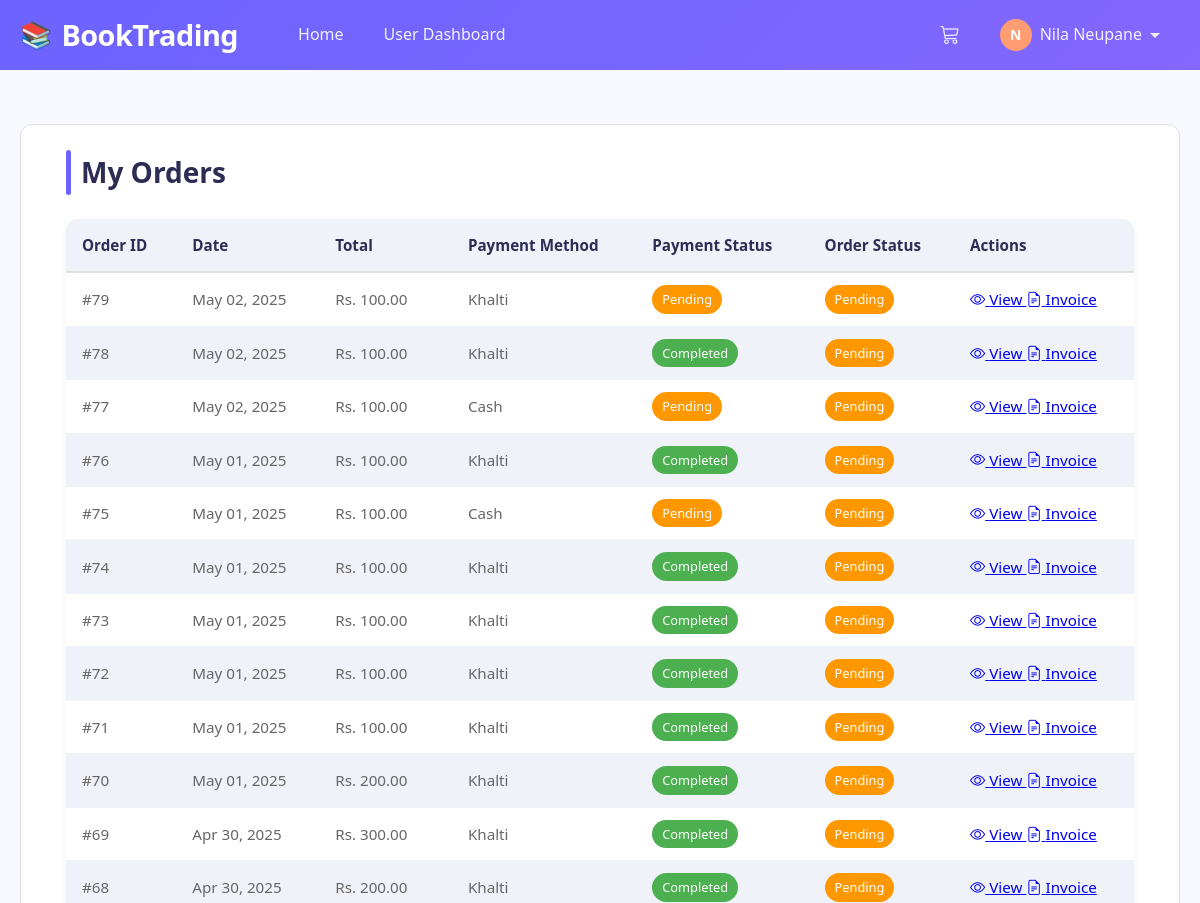
The app's page /user/orders.php (signed in, upper part), older data.
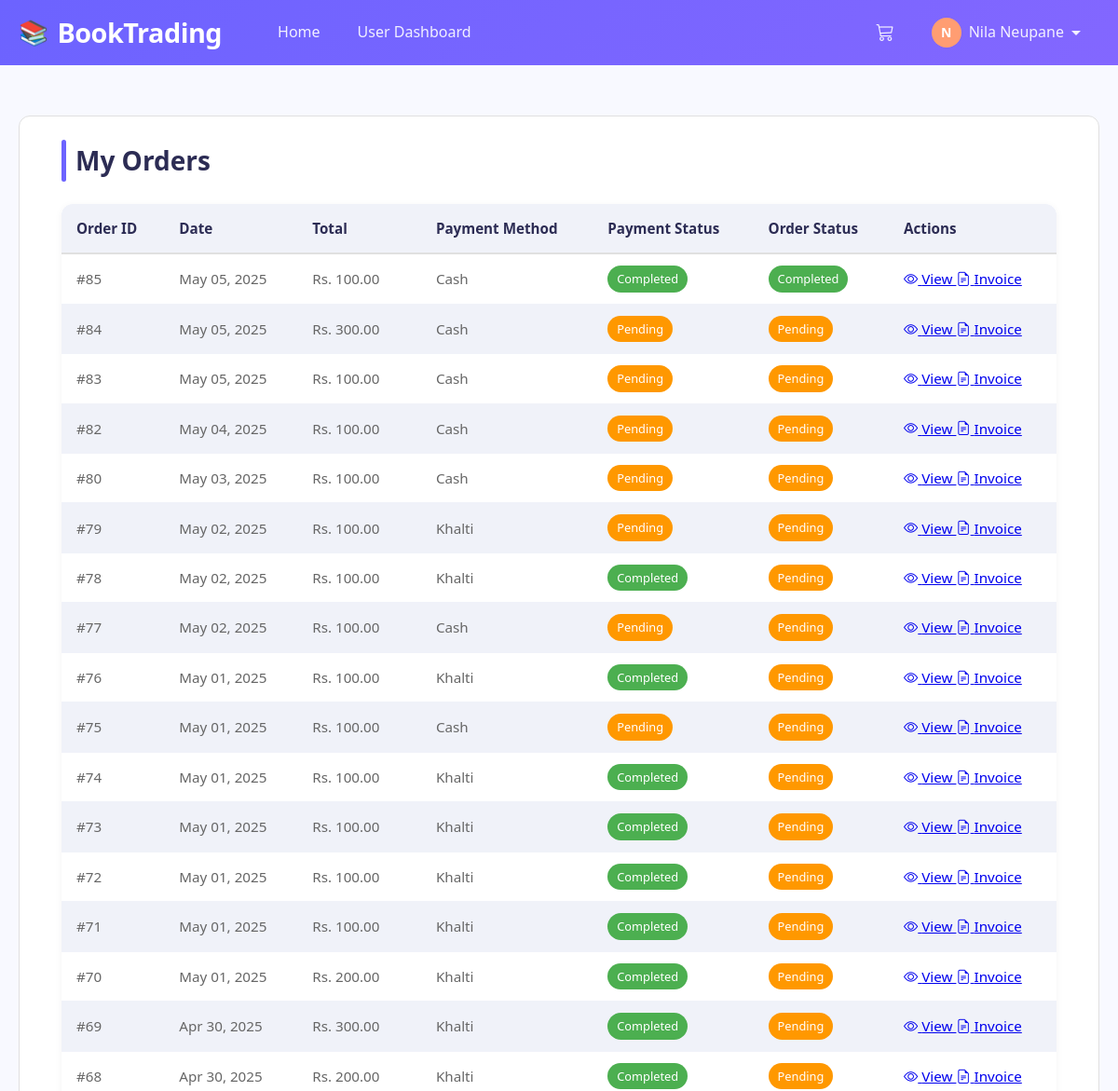
The same page, newer data.
### tables this page shows
CREATE TABLE `orders` (
  `id` int(11) NOT NULL,
  `purchase_order_id` varchar(255) DEFAULT NULL,
  `user_id` int(11) NOT NULL,
  `total_amount` decimal(10,2) NOT NULL,
  `payment_method` enum('cash','khalti') NOT NULL,
  `payment_status` enum('pending','completed','failed') DEFAULT 'pending',
  `status` enum('pending','processing','completed','cancelled') DEFAULT 'pending',
  `created_at` timestamp NOT NULL DEFAULT current_timestamp(),
  `transaction_id` varchar(255) DEFAULT NULL
);

### includes/functions.php (called while the page is built, shortened)
<?php
function isLoggedIn() {
    return isset($_SESSION['user_id']);
}
function isAdmin() {
    return isset($_SESSION['is_admin']) && $_SESSION['is_admin'] == 1;
}
function getUserOrders($userId) {
    global $conn;
    $query = "SELECT * FROM orders WHERE user_id = '$userId' ORDER BY created_at DESC";
    $result = mysqli_query($conn, $query);
    $orders = [];
    while ($row = mysqli_fetch_assoc($result)) {
        $orders[] = $row;
    }
    return $orders;
}
?>

### user/orders.php (the view, shortened to what this page needs)
<?php
$relativePath = '../';
require_once $relativePath . 'includes/header.php';
$userId = $_SESSION['user_id'];
$orders = getUserOrders($userId);
?>
<div class="orders-container">
    <h2 class="orders-title">My Orders</h2>
    <?php if (empty($orders)): ?>
        <div class="empty-message">You haven't placed any orders yet.</div>
    <?php else: ?>
        <div class="table-wrapper">
            <table class="orders-table">
                <thead>
                    <tr>
                        <th>Order ID</th>
                        <th>Date</th>
                        <th>Total</th>
                        <th>Payment Method</th>
                        <th>Payment Status</th>
                        <th>Order Status</th>
                        <th>Actions</th>
                    </tr>
                </thead>
                <tbody>
                    <?php foreach ($orders as $order): ?>
                        <tr>
                            <td data-label="Order ID">#<?php echo $order['id']; ?></td>
                            <td data-label="Date"><?php echo date('M d, Y', strtotime($order['created_at'])); ?></td>
                            <td data-label="Total">Rs. <?php echo number_format($order['total_amount'], 2); ?></td>
                            <td data-label="Payment Method"><?php echo ucfirst($order['payment_method']); ?></td>
                            <td data-label="Payment Status">
                                <span class="status-badge status-<?php echo $order['payment_status'] === 'completed' ? 'success' : ($order['payment_status'] === 'pending' ? 'warning' : 'danger'); ?>">
                                    <?php echo ucfirst($order['payment_status']); ?>
                                </span>
                            </td>
                            <td data-label="Order Status">
                                <span class="status-badge status-<?php echo $order['status'] === 'completed' ? 'success' : ($order['status'] === 'pending' ? 'warning' : ($order['status'] === 'cancelled' ? 'danger' : 'info')); ?>">
                                    <?php echo ucfirst($order['status']); ?>
                                </span>
                            </td>
                            <td data-label="Actions">
                                <a href="<?php echo $relativePath; ?>payment_success.php?order_id=<?php echo $order['id']; ?>&status=success" class="action-button view-button">
                                    <i class="bi bi-eye"></i> View
                                </a>
                                <a href="<?php echo $relativePath; ?>invoice.php?id=<?php echo $order['id']; ?>" class="action-button invoice-button">
                                    <i class="bi bi-file-earmark-text"></i> Invoice
                                </a>
                            </td>
                        </tr>
                    <?php endforeach; ?>
                </tbody>
            </table>
        </div>
    <?php endif; ?>
</div>
<?php require_once $relativePath . 'includes/footer.php'; ?>

### includes/header.php (shortened to what this page needs)
<?php
require_once $relativePath . 'config/db.php';
require_once $relativePath . 'includes/functions.php';
?>
<!DOCTYPE html>
<html lang="en">
<head>
    <link rel="stylesheet" href="<?php echo $relativePath; ?>assets/css/style.css">
    <link rel="stylesheet" href="https://cdn.jsdelivr.net/npm/bootstrap-icons@1.11.3/font/bootstrap-icons.min.css">
</head>
<body>
    <nav class="navbar">
        <div class="container navbar-container">
            <a class="navbar-brand" href="<?php echo $relativePath; ?>index.php">BookTrading</a>
            <div class="navbar-collapse" id="navbarCollapse">
                <ul class="navbar-nav me-auto">
                    <?php if (!isLoggedIn() || !isAdmin()): ?>
                        <li class="nav-item">
                            <a class="nav-link <?php echo basename($_SERVER['PHP_SELF']) === 'index.php' ? 'active' : ''; ?>" href="<?php echo $relativePath; ?>index.php">Home</a>
                        </li>
                        <?php if (isLoggedIn()): ?>
                            <li class="nav-item">
                                <a class="nav-link <?php echo strpos($_SERVER['PHP_SELF'], '/user/dashboard.php') !== false ? 'active' : ''; ?>" href="<?php echo $relativePath; ?>user/dashboard.php">User Dashboard</a>
                            </li>
                        <?php endif; ?>
                    <?php endif; ?>
                </ul>
                <ul class="navbar-nav">
                    <?php if (!isAdmin()): ?>
                        <li class="nav-item">
                            <a href="<?php echo $relativePath; ?>cart.php" class="nav-link position-relative">
                                <i class="bi bi-cart3" style="font-size: 1.2rem;"></i>
                            </a>
                        </li>
                    <?php endif; ?>
                    <?php if (isLoggedIn()): ?>
                        <li class="nav-item dropdown">
                            <a class="nav-link dropdown-toggle" href="#" id="navbarDropdown" role="button">
                                <div class="d-flex align-items-center">
                                    <div class="user-avatar"><?php echo strtoupper(substr($_SESSION['user_name'], 0, 1)); ?></div>
                                    <?php echo $_SESSION['user_name']; ?>
                                    <div class="icon-caret-down"></div>
                                </div>
                            </a>
                        </li>
                    <?php endif; ?>
                </ul>
            </div>
        </div>
    </nav>
    <div class="container mt-4">
        <div class="content-area">

### includes/footer.php (shortened to what this page needs)
</div>
</div>
</body>
</html>

### assets/css/style.css (style rules this page uses)
body { font-family: 'Segoe UI', Tahoma, Geneva, Verdana, sans-serif; background-color: #f8f9fa; }

### includes/header.php (style rules this page uses)
:root { --primary-color: #6c63ff; --secondary-color: #ff9d72; --accent-color: #ff6584; --success-color: #4caf50; --light-color: #f8f9ff; --dark-color: #2c2c54; --gray-light: #f0f2f9; --gray-medium: #e0e0e0; --gray-dark: #a0a0a0; --text-primary: #333333; --text-secondary: #666666; --font-primary: 'Poppins', 'Segoe UI', Tahoma, sans-serif; --radius: 12px; --radius-sm: 6px; --transition: all 0.3s ease; }
* { box-sizing: border-box; margin: 0; padding: 0; }
body { font-family: var(--font-primary); line-height: 1.6; color: var(--text-primary); background-color: var(--light-color); min-height: 100vh; }
.container { width: 100%; max-width: 1200px; margin: 0 auto; padding: 0 20px; }
.navbar { background: linear-gradient(135deg, var(--primary-color) 0%, #8367ff 100%); padding: 0; position: sticky; top: 0; z-index: 1000; }
.navbar-container { display: flex; justify-content: space-between; align-items: center; height: 70px; }
.navbar-brand { font-size: 1.8rem; font-weight: 700; color: white; text-decoration: none; letter-spacing: -0.5px; transition: var(--transition); display: flex; align-items: center; }
.navbar-brand::before { content: "📚"; margin-right: 10px; font-size: 1.6rem; }
.navbar-collapse { display: flex; align-items: center; flex-grow: 1; justify-content: space-between; margin-left: 40px; }
.navbar-nav { display: flex; list-style: none; align-items: center; }
.nav-item { margin: 0 5px; position: relative; }
.nav-link { color: rgba(255, 255, 255, 0.9); text-decoration: none; padding: 10px 15px; font-weight: 500; display: block; border-radius: var(--radius-sm); transition: var(--transition); }
.dropdown-toggle { display: flex; align-items: center; justify-content: space-between; }
.icon-caret-down { display: inline-block; margin-left: 8px; width: 0; height: 0; border-left: 5px solid transparent; border-right: 5px solid transparent; border-top: 5px solid currentColor; transition: var(--transition); }
.user-avatar { width: 32px; height: 32px; border-radius: 50%; background-color: var(--secondary-color); color: white; display: flex; align-items: center; justify-content: center; font-weight: bold; margin-right: 8px; font-size: 14px; transition: var(--transition); }
.content-area { margin-top: 30px; margin-bottom: 30px; background-color: white; border-radius: var(--radius); border: 1px solid var(--gray-medium); padding: 25px; }
.mt-4 { margin-top: 1.5rem; }
.me-auto { margin-right: auto; }
.d-flex { display: flex; }
.align-items-center { align-items: center; }

### user/orders.php (style rules this page uses)
:root { --primary-color: #6c63ff; --primary-dark: #5652db; --secondary-color: #ff9d72; --success-color: #4caf50; --warning-color: #ff9800; --danger-color: #f44336; --info-color: #2196f3; --light-color: #f8f9ff; --dark-color: #2c2c54; --gray-light: #f0f2f9; --gray-medium: #e0e0e0; --gray-dark: #a0a0a0; --text-primary: #333333; --text-secondary: #666666; --shadow-sm: 0 2px 8px rgba(0, 0, 0, 0.05); --radius: 12px; --radius-sm: 6px; --transition: all 0.3s ease; }
.orders-container { max-width: 1200px; margin: 0 auto; padding: 0 20px; }
.orders-title { color: var(--dark-color); margin-bottom: 1.5rem; font-size: 1.75rem; font-weight: 600; position: relative; padding-left: 15px; }
.orders-title::before { content: ""; position: absolute; left: 0; top: 0; height: 100%; width: 5px; background-color: var(--primary-color); border-radius: 3px; }
.table-wrapper { overflow-x: auto; border-radius: var(--radius); box-shadow: var(--shadow-sm); margin-bottom: 25px; }
.orders-table { width: 100%; border-collapse: collapse; white-space: nowrap; font-size: 0.95rem; background-color: white; }
.orders-table thead { background-color: var(--gray-light); }
.orders-table th { text-align: left; padding: 14px 16px; font-weight: 600; color: var(--dark-color); border-bottom: 2px solid var(--gray-medium); }
.orders-table td { padding: 12px 16px; border-bottom: 1px solid var(--gray-light); color: var(--text-secondary); }
.orders-table tbody tr:nth-child(even) { background-color: var(--gray-light); }
.status-badge { display: inline-block; padding: 4px 10px; border-radius: 30px; font-size: 0.8rem; font-weight: 500; text-transform: capitalize; color: white; }
.status-success { background-color: var(--success-color); }
.status-warning { background-color: var(--warning-color); }

### includes/footer.php (style rules this page uses)
html, body { height: 100%; }
body { display: flex; flex-direction: column; min-height: 100vh; }
.container.mt-4 { flex: 1; }

Row changes from the older to the newer data that the page shows:
added orders: id "85", created_at "May 05, 2025", total_amount "100.00", payment_method "Cash", payment_status "Completed", status "Completed"
added orders: id "84", created_at "May 05, 2025", total_amount "300.00", payment_method "Cash", payment_status "Pending", status "Pending"
added orders: id "83", created_at "May 05, 2025", total_amount "100.00", payment_method "Cash", payment_status "Pending", status "Pending"
added orders: id "82", created_at "May 04, 2025", total_amount "100.00", payment_method "Cash", payment_status "Pending", status "Pending"
added orders: id "80", created_at "May 03, 2025", total_amount "100.00", payment_method "Cash", payment_status "Pending", status "Pending"
